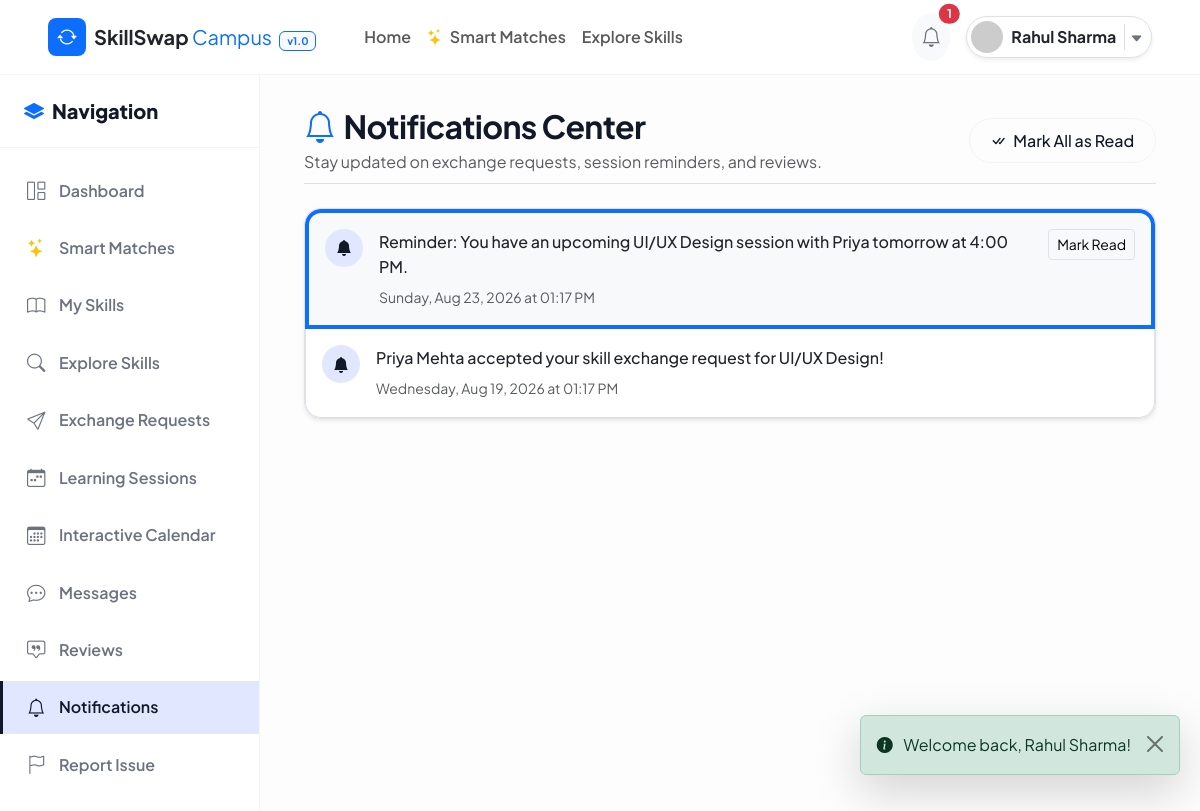
Page /student/notifications.php (signed in) on the committed database.
### tables this page shows
CREATE TABLE `notifications` (
  `notification_id` INT AUTO_INCREMENT PRIMARY KEY,
  `user_id` INT NOT NULL,
  `message` TEXT NOT NULL,
  `type` ENUM('REQUEST', 'REQUEST_ACCEPTED', 'SESSION', 'REVIEW', 'SYSTEM') NOT NULL DEFAULT 'SYSTEM',
  `is_read` TINYINT(1) NOT NULL DEFAULT 0,
  `created_at` TIMESTAMP DEFAULT CURRENT_TIMESTAMP,
  FOREIGN KEY (`user_id`) REFERENCES `users` (`user_id`) ON DELETE CASCADE
);

### student/notifications.php (the view, shortened to what this page needs)
<?php
$currentUserId = $_SESSION['user_id'];
$pdo = Database::getConnection();
$stmt = $pdo->prepare("SELECT * FROM notifications WHERE user_id = :id ORDER BY created_at DESC");
$stmt->execute(['id' => $currentUserId]);
$notifications = $stmt->fetchAll(PDO::FETCH_ASSOC);
require_once __DIR__ . '/../includes/header.php';
require_once __DIR__ . '/../includes/navbar.php';
?>
<div class="dashboard-wrapper">
  <?php require_once __DIR__ . '/../includes/sidebar.php'; ?>
  <main class="main-content">
    <div class="container-fluid" style="max-width: 900px;">
      <div class="d-flex flex-column flex-md-row justify-content-between align-items-md-center mb-4 pb-2 border-bottom">
        <div>
          <h2 class="fw-bold mb-1"><i class="bi bi-bell text-primary me-2"></i>Notifications Center</h2>
          <p class="text-muted mb-0">Stay updated on exchange requests, session reminders, and reviews.</p>
        </div>
        <?php if (!empty($notifications)): ?>
          <a href="notifications.php?action=mark_all_read" class="btn btn-outline-custom mt-3 mt-md-0">
            <i class="bi bi-check-all me-1"></i> Mark All as Read
          </a>
        <?php endif; ?>
      </div>
      <?php if (empty($notifications)): ?>
        <div class="card-custom p-5 text-center text-muted">
          <i class="bi bi-bell-slash fs-1 d-block mb-2 opacity-50"></i>
          <p class="mb-0">You have no notifications yet.</p>
        </div>
      <?php else: ?>
        <div class="list-group shadow-sm rounded-4 overflow-hidden border">
          <?php foreach ($notifications as $n): ?>
          <div class="list-group-item p-3 border-bottom d-flex align-items-start justify-content-between gap-3 <?= $n['is_read'] ? 'bg-white' : 'bg-light border-start border-4 border-primary' ?>">
            <div class="d-flex align-items-start gap-3">
              <div class="stat-icon primary p-2 rounded-circle flex-shrink-0" style="width:38px; height:38px; font-size:1rem;">
                <i class="bi bi-bell-fill"></i>
              </div>
              <div>
                <p class="mb-1 text-dark fw-medium"><?= htmlspecialchars($n['message']) ?></p>
                <span class="text-muted small"><?= date('l, M d, Y \a\t h:i A', strtotime($n['created_at'])) ?></span>
              </div>
            </div>
            <?php if (!$n['is_read']): ?>
              <button class="btn btn-sm btn-light border btn-mark-notification-read text-nowrap" data-id="<?= $n['notification_id'] ?>">
                Mark Read
              </button>
            <?php endif; ?>
          </div>
          <?php endforeach; ?>
        </div>
      <?php endif; ?>
    </div>
  </main>
</div>
<?php require_once __DIR__ . '/../includes/footer.php'; ?>

### assets/css/style.css (style rules this page uses)
:root { --primary: #111827; --primary-hover: #000000; --primary-light: #f3f4f6; --secondary: #4f46e5; --accent: #6366f1; --dark-bg: #030712; --dark-card: #111827; --light-bg: #fdfdfd; --surface: #ffffff; --border-color: #f1f5f9; --text-main: #111827; --text-muted: #6b7280; --text-light: #9ca3af; --success: #059669; --warning: #d97706; --danger: #dc2626; --radius-sm: 6px; --radius-md: 10px; --radius-lg: 14px; --radius-full: 9999px; --shadow-sm: 0 1px 2px rgba(0, 0, 0, 0.04); --shadow-md: 0 4px 6px -1px rgba(0, 0, 0, 0.05); --shadow-lg: 0 10px 15px -3px rgba(0, 0, 0, 0.05); --transition-fast: all 0.2s cubic-bezier(0.4, 0, 0.2, 1); --transition-normal: all 0.3s cubic-bezier(0.4, 0, 0.2, 1); }
body { font-family: 'Plus Jakarta Sans', -apple-system, BlinkMacSystemFont, "Segoe UI", Roboto, sans-serif; background-color: var(--light-bg); color: var(--text-main); min-height: 100vh; margin: 0; line-height: 1.6; }
h1, h2, h3, h4, h5, h6 { font-weight: 700; color: var(--text-main); letter-spacing: -0.02em; }
a { color: var(--primary); text-decoration: none; transition: var(--transition-fast); }
.btn-outline-custom { background: transparent; color: var(--primary); border: 1px solid var(--border-color); padding: 0.6rem 1.3rem; border-radius: var(--radius-full); font-weight: 500; transition: var(--transition-fast); }

### assets/css/dashboard.css (style rules this page uses)
.dashboard-wrapper { display: flex; min-height: calc(100vh - 65px); position: relative; }
.main-content { flex-grow: 1; padding: 2rem; background-color: var(--light-bg); overflow-x: hidden; }
.stat-icon { width: 52px; height: 52px; border-radius: var(--radius-md); display: flex; align-items: center; justify-content: center; font-size: 1.4rem; flex-shrink: 0; }
.stat-icon.primary { background: #e0e7ff; color: var(--primary); }

### rows in the picture
notifications: message "Reminder: You have an upcoming UI/UX Design session with Priya tomorrow at 4:00 PM.", created_at "Sunday, Aug 23, 2026 at 01:17 PM"
notifications: message "Priya Mehta accepted your skill exchange request for UI/UX Design!", created_at "Wednesday, Aug 19, 2026 at 01:17 PM"

### other values in the picture
$unreadCount "1"
$userName "Rahul Sharma"
$flash['message'] "Welcome back, Rahul Sharma!"
